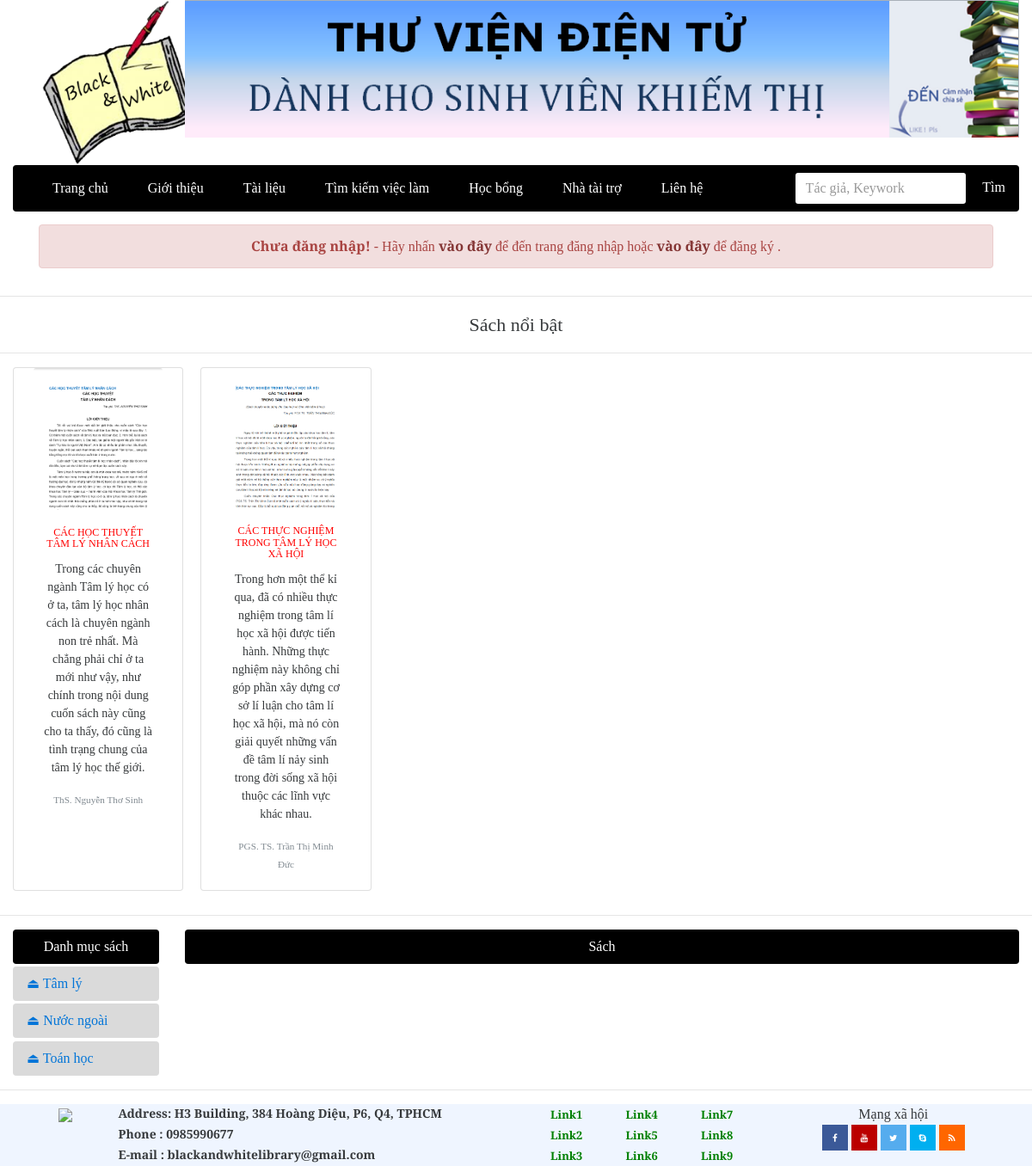
The app's page /index.php?danh-muc=nuoc-ngoai&id=2, older data.
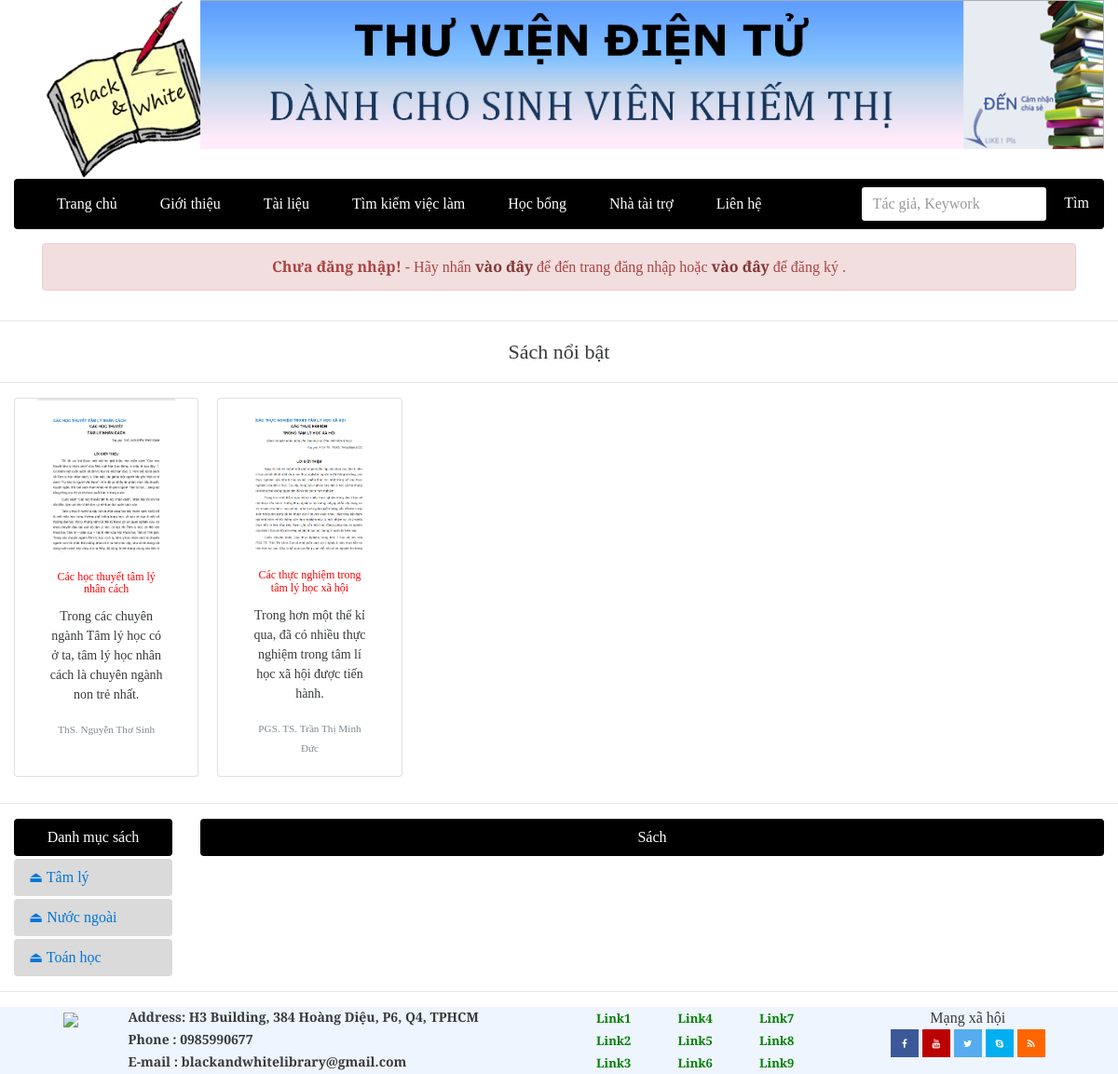
The same page, newer data.
### tables this page shows
CREATE TABLE `books` (
  `bookid` int(100) NOT NULL,
  `bookname` varchar(255) NOT NULL,
  `author` int(100) NOT NULL,
  `nxb` varchar(255) DEFAULT NULL,
  `year` int(100) DEFAULT NULL,
  `filename` varchar(255) NOT NULL,
  `link` text NOT NULL,
  `des` text NOT NULL,
  `catid` int(10) NOT NULL,
  `spec` tinyint(1) NOT NULL,
  `credits` tinyint(1) NOT NULL COMMENT 'bản quyền'
);

CREATE TABLE `author` (
  `authorid` int(100) NOT NULL,
  `authorname` varchar(255) NOT NULL
);

### class/Db.class.php (called while the page is built, shortened)
<?php
class Db{
	private $conn = null;
	public function __construct()
	{
		$host ="mysql:host=". HOST."; dbname=". DB_NAME;
		try
		{
			$this->conn = new PDO($host, DB_USER, DB_PASS);
			$this->conn->query("set names 'utf8' ");
		}
		catch (PDOException $e)
		{
			echo "Không thể kết nối cơ sở dữ liệu";
		}
	}
	public function __destruct()
	{
		$this->conn = null;
	}
	private function query($sql, $arr = array(), $mode = PDO::FETCH_ASSOC)
	{
		$pre = $this->conn->prepare($sql);
		if(!$pre->execute($arr))
		{
			echo "Không thể thực thi"; exit;
		}
		return $pre->fetchAll($mode);
	}
	public function select($sql, $arr = array(), $mode = PDO::FETCH_ASSOC)
	{
		return $this->query($sql, $arr, $mode);
	}
}
?>

### include/favorite.php (the view)
<hr>
<p class="display-4 text-sm-center">Sách nổi bật</p>
<hr>
<div class="container-fluid favorite">
  <div class="row">
      <div class="col-xs-12 text-sm-center">
        <div class="card-deck-wrapper">
          <div class="card-deck">
            <?php
            $sql = "SELECT * FROM books INNER JOIN author ON books.author = author.authorid WHERE spec = 1 AND credits =0";
            $obj = new Db();
            $rows = $obj->select($sql);
            foreach ($rows as $row) {
            ?>
            <div class="card col-sm-2">
              <img class="card-img-top" src="upload/<?php echo $row['filename'];?>" alt="<?php echo $row['des'];?>" width="150px">
              <div class="card-block">
                <h4 class="card-title"><?php echo $row['bookname'];?></h4>
                <p class="card-text"><?php echo $row['des'];?></p>
                <p class="card-text"><small class="text-muted"><?php echo $row['authorname'];?></small></p>
              </div>
            </div>
            <?php } ?>
          </div>
        </div>
      </div>
  </div>
</div>
<hr>

Row changes from the older to the newer data that the page shows:
changed books "ThS. Nguyễn Thơ Sinh": bookname "CÁC HỌC THUYẾT TÂM LÝ NHÂN CÁCH" → "Các học thuyết tâm lý nhân cách"; des "…ngành non trẻ nhất. Mà chẳng phải chỉ ở ta mới như vậy, như chính trong nội dung cuốn sách này cũng cho ta thấy, đó cũng là tình trạng chung của tâm lý học thế giới." → "Trong các chuyên ngành Tâm lý học có ở ta, tâm lý học nhân cách là chuyên ngành non trẻ nhất."
changed books "PGS. TS. Trần Thị Minh Đức": bookname "CÁC THỰC NGHIỆM TRONG TÂM LÝ HỌC XÃ HỘI" → "Các thực nghiệm trong tâm lý học xã hội"; des "…hội được tiến hành. Những thực nghiệm này không chỉ góp phần xây dựng cơ sở lí luận cho tâm lí học xã hội, mà nó còn giải quyết những vấn đề tâm lí nảy sinh trong đời sống xã hội thuộc các lĩnh vực khác nhau." → "Trong hơn một thể kỉ qua, đã có nhiều thực nghiệm trong tâm lí học xã hội được tiến hành."
